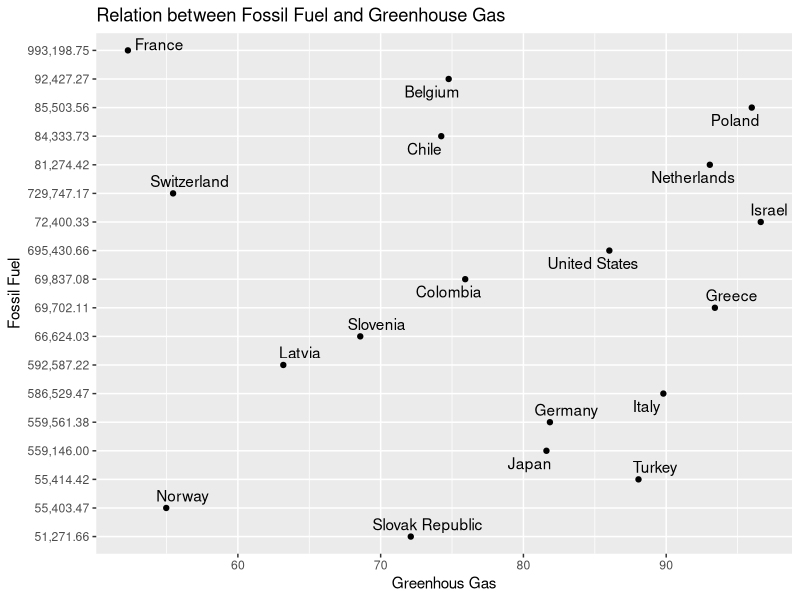

Reproduce this figure in R.
#Group H Project Script
#Haoming Li, Yiming Zhuang, Qingxuan Chen, Danielle Pollner, Jackson Nichols-Worley

#Clear the boards
rm(list=ls(all=TRUE))
cat("\014")

#load different packages
library(tidyverse)
library(ggplot2)
library(ggrepel)
library(readr)

#check current working directory
Temp <- getwd()

#pulls in Greenhouse Gas and FossilFuel csv files
FossilFuel <- read.csv("FossilFuel.csv")
GreenhouseGas <- read.csv("GreenhouseGas.csv")
#View(FossilFuel)
#View(GreenhouseGas)

#cleans to data from 2005 with 50,000 or more Tonnes of C02 equivalent
UpdatedGreenhouseGas <- subset(GreenhouseGas, select = c(1,19))
UpdatedGreenhouseGas <- filter(UpdatedGreenhouseGas, X2005>50000.0)

#cleans to data from 2005 with fossil fuel % at 50 or above
UpdatedFossilFuel <- subset(FossilFuel, select = c(1,2,48))
UpdatedFossilFuel <- filter(UpdatedFossilFuel, X2005>50.0)

#View(UpdatedGreenhouseGas)
#View(UpdatedFossilFuel)

#Adjust two data set to match the same countries
df <- UpdatedFossilFuel %>% filter(Country.Name=="Austira" | Country.Name=="Belgium" | Country.Name=="Chile" | Country.Name=="Colombia" | Country.Name=="France" | Country.Name=="Estonia" | Country.Name=="Germany" | Country.Name=="Greece" | Country.Name=="Iceland" | Country.Name=="Israel" | Country.Name=="Italy"| Country.Name=="Japan" | Country.Name=="Latvia" | Country.Name=="Netherlands" | Country.Name=="Norway" | Country.Name=="Poland" | Country.Name=="Slovenia" | Country.Name=="Switzerland" | Country.Name=="Turkey" | Country.Name=="United States" | Country.Name=="Slovak Republic")
ndf <- UpdatedGreenhouseGas %>% filter(Country=="Belgium" | Country=="Chile" | Country=="Colombia" | Country=="France" | Country=="Germany" | Country=="Greece" | Country=="Israel" | Country=="Italy"| Country=="Japan" | Country=="Latvia" | Country=="Netherlands" | Country=="Norway" | Country=="Poland" | Country=="Slovenia" | Country=="Switzerland" | Country=="Turkey" | Country=="United States" | Country=="Slovak Republic")
#View(df)
#View(ndf)

#Create a new column and store the Fossil Fuel data in df
df$FossilFuel <- 0
df$FossilFuel <- ndf$X2005
#View(df)

#Make the graph
p <- ggplot(data=df, aes(x=X2005, y=FossilFuel,label=Country.Name)) + geom_point() + geom_smooth(method = "lm", se = FALSE)
p <- p + geom_text_repel()
p <- p + labs(x="Greenhous Gas",y="Fossil Fuel",title="Relation between Fossil Fuel and Greenhouse Gas")
p
